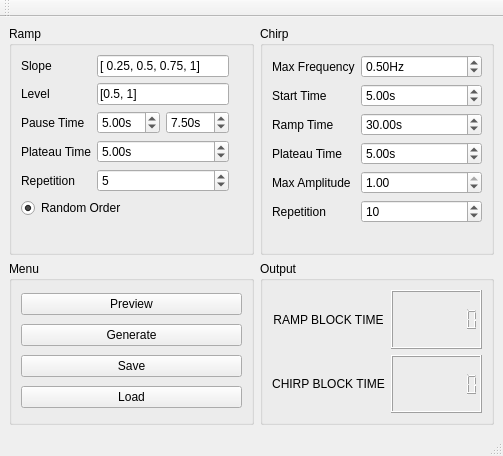
<?xml version="1.0" encoding="UTF-8"?>
<ui version="4.0" idbasedtr="false">
 <class>MainWindow</class>
 <widget class="QMainWindow" name="MainWindow">
  <property name="geometry">
   <rect>
    <x>0</x>
    <y>0</y>
    <width>480</width>
    <height>456</height>
   </rect>
  </property>
  <property name="windowTitle">
   <string>Rigidity Experiment Trajectory Generator</string>
  </property>
  <widget class="QWidget" name="centralwidget">
   <layout class="QGridLayout" name="gridLayout">
    <item row="1" column="0">
     <widget class="QGroupBox" name="groupBox_5">
      <property name="title">
       <string>Menu</string>
      </property>
      <layout class="QVBoxLayout" name="verticalLayout">
       <item>
        <widget class="QPushButton" name="preview_button">
         <property name="text">
          <string>Preview</string>
         </property>
        </widget>
       </item>
       <item>
        <widget class="QPushButton" name="generate_button">
         <property name="text">
          <string>Generate</string>
         </property>
        </widget>
       </item>
       <item>
        <widget class="QPushButton" name="save_button">
         <property name="text">
          <string>Save</string>
         </property>
        </widget>
       </item>
       <item>
        <widget class="QPushButton" name="load_button">
         <property name="text">
          <string>Load</string>
         </property>
        </widget>
       </item>
      </layout>
     </widget>
    </item>
    <item row="0" column="0">
     <widget class="QGroupBox" name="groupBox_2">
      <property name="title">
       <string>Ramp</string>
      </property>
      <layout class="QGridLayout" name="gridLayout_3">
       <item row="7" column="0">
        <widget class="QLabel" name="label_12">
         <property name="text">
          <string>Plateau Time</string>
         </property>
        </widget>
       </item>
       <item row="2" column="0">
        <widget class="QLabel" name="label_9">
         <property name="text">
          <string>Level</string>
         </property>
        </widget>
       </item>
       <item row="12" column="0" colspan="4">
        <widget class="QLabel" name="label_7">
         <property name="text">
          <string/>
         </property>
        </widget>
       </item>
       <item row="6" column="0">
        <widget class="QLabel" name="label_10">
         <property name="text">
          <string>Pause Time</string>
         </property>
        </widget>
       </item>
       <item row="0" column="0">
        <widget class="QLabel" name="label_8">
         <property name="text">
          <string>Slope</string>
         </property>
        </widget>
       </item>
       <item row="0" column="3">
        <widget class="QLabel" name="label_6">
         <property name="text">
          <string/>
         </property>
        </widget>
       </item>
       <item row="7" column="1" colspan="2">
        <widget class="QDoubleSpinBox" name="Ramp_Plateau_Time">
         <property name="suffix">
          <string>s</string>
         </property>
         <property name="minimum">
          <double>0.250000000000000</double>
         </property>
         <property name="maximum">
          <double>10.000000000000000</double>
         </property>
         <property name="singleStep">
          <double>0.050000000000000</double>
         </property>
         <property name="value">
          <double>5.000000000000000</double>
         </property>
        </widget>
       </item>
       <item row="6" column="1">
        <widget class="QDoubleSpinBox" name="Ramp_Min_Pause_Time">
         <property name="suffix">
          <string>s</string>
         </property>
         <property name="singleStep">
          <double>0.250000000000000</double>
         </property>
         <property name="value">
          <double>5.000000000000000</double>
         </property>
        </widget>
       </item>
       <item row="6" column="2">
        <widget class="QDoubleSpinBox" name="Ramp_Max_Pause_Time">
         <property name="suffix">
          <string>s</string>
         </property>
         <property name="singleStep">
          <double>0.250000000000000</double>
         </property>
         <property name="value">
          <double>7.500000000000000</double>
         </property>
        </widget>
       </item>
       <item row="10" column="1" colspan="2">
        <widget class="QSpinBox" name="Ramp_Repetition">
         <property name="minimum">
          <number>1</number>
         </property>
         <property name="value">
          <number>5</number>
         </property>
         <property name="displayIntegerBase">
          <number>10</number>
         </property>
        </widget>
       </item>
       <item row="10" column="0">
        <widget class="QLabel" name="label_20">
         <property name="text">
          <string>Repetition</string>
         </property>
        </widget>
       </item>
       <item row="11" column="0" colspan="2">
        <widget class="QRadioButton" name="Ramp_Order">
         <property name="text">
          <string>Random Order</string>
         </property>
         <property name="checked">
          <bool>true</bool>
         </property>
        </widget>
       </item>
       <item row="0" column="1" colspan="2">
        <widget class="QLineEdit" name="Ramp_Slope">
         <property name="text">
          <string>[ 0.25, 0.5, 0.75, 1]</string>
         </property>
        </widget>
       </item>
       <item row="2" column="1" colspan="2">
        <widget class="QLineEdit" name="Ramp_Level">
         <property name="text">
          <string>[0.5, 1]</string>
         </property>
        </widget>
       </item>
      </layout>
     </widget>
    </item>
    <item row="0" column="2">
     <widget class="QGroupBox" name="groupBox_3">
      <property name="title">
       <string>Chirp</string>
      </property>
      <layout class="QGridLayout" name="gridLayout_4">
       <item row="9" column="2" colspan="2">
        <widget class="QDoubleSpinBox" name="Chirp_Max_Amplitude">
         <property name="maximum">
          <double>1.000000000000000</double>
         </property>
         <property name="singleStep">
          <double>0.050000000000000</double>
         </property>
         <property name="value">
          <double>1.000000000000000</double>
         </property>
        </widget>
       </item>
       <item row="11" column="0">
        <widget class="QLabel" name="label_11">
         <property name="text">
          <string/>
         </property>
        </widget>
       </item>
       <item row="5" column="2" colspan="2">
        <widget class="QDoubleSpinBox" name="Chirp_Start_Time">
         <property name="suffix">
          <string>s</string>
         </property>
         <property name="minimum">
          <double>2.500000000000000</double>
         </property>
         <property name="maximum">
          <double>10.000000000000000</double>
         </property>
         <property name="singleStep">
          <double>0.050000000000000</double>
         </property>
         <property name="value">
          <double>5.000000000000000</double>
         </property>
        </widget>
       </item>
       <item row="7" column="0">
        <widget class="QLabel" name="label_18">
         <property name="text">
          <string>Plateau Time</string>
         </property>
        </widget>
       </item>
       <item row="1" column="0">
        <widget class="QLabel" name="label_13">
         <property name="text">
          <string>Max Frequency</string>
         </property>
        </widget>
       </item>
       <item row="5" column="0">
        <widget class="QLabel" name="label_14">
         <property name="text">
          <string>Start Time</string>
         </property>
        </widget>
       </item>
       <item row="6" column="0">
        <widget class="QLabel" name="label_15">
         <property name="text">
          <string>Ramp Time</string>
         </property>
        </widget>
       </item>
       <item row="9" column="0">
        <widget class="QLabel" name="label_17">
         <property name="text">
          <string>Max Amplitude</string>
         </property>
        </widget>
       </item>
       <item row="10" column="0">
        <widget class="QLabel" name="label_21">
         <property name="text">
          <string>Repetition</string>
         </property>
        </widget>
       </item>
       <item row="10" column="2" colspan="2">
        <widget class="QSpinBox" name="Chirp_Repetition">
         <property name="value">
          <number>10</number>
         </property>
        </widget>
       </item>
       <item row="6" column="2" colspan="2">
        <widget class="QDoubleSpinBox" name="Chirp_Ramp_Time">
         <property name="suffix">
          <string>s</string>
         </property>
         <property name="minimum">
          <double>10.000000000000000</double>
         </property>
         <property name="maximum">
          <double>360.000000000000000</double>
         </property>
         <property name="singleStep">
          <double>10.000000000000000</double>
         </property>
         <property name="value">
          <double>30.000000000000000</double>
         </property>
        </widget>
       </item>
       <item row="7" column="2" colspan="2">
        <widget class="QDoubleSpinBox" name="Chirp_Plateau_Time">
         <property name="suffix">
          <string>s</string>
         </property>
         <property name="minimum">
          <double>2.500000000000000</double>
         </property>
         <property name="maximum">
          <double>10.000000000000000</double>
         </property>
         <property name="singleStep">
          <double>0.500000000000000</double>
         </property>
         <property name="value">
          <double>5.000000000000000</double>
         </property>
        </widget>
       </item>
       <item row="1" column="2" colspan="2">
        <widget class="QDoubleSpinBox" name="Max_Frequency">
         <property name="suffix">
          <string>Hz</string>
         </property>
         <property name="minimum">
          <double>0.000000000000000</double>
         </property>
         <property name="singleStep">
          <double>0.050000000000000</double>
         </property>
         <property name="value">
          <double>0.500000000000000</double>
         </property>
        </widget>
       </item>
      </layout>
     </widget>
    </item>
    <item row="1" column="2">
     <widget class="QGroupBox" name="groupBox_4">
      <property name="title">
       <string>Output </string>
      </property>
      <layout class="QGridLayout" name="gridLayout_6">
       <item row="2" column="0">
        <widget class="QLabel" name="label_19">
         <property name="text">
          <string>CHIRP BLOCK TIME</string>
         </property>
         <property name="alignment">
          <set>Qt::AlignCenter</set>
         </property>
        </widget>
       </item>
       <item row="2" column="1">
        <widget class="QLCDNumber" name="Chirp_Display">
         <property name="digitCount">
          <number>8</number>
         </property>
        </widget>
       </item>
       <item row="1" column="1">
        <widget class="QLCDNumber" name="Ramp_Display">
         <property name="digitCount">
          <number>8</number>
         </property>
        </widget>
       </item>
       <item row="1" column="0">
        <widget class="QLabel" name="label_16">
         <property name="text">
          <string>RAMP BLOCK TIME</string>
         </property>
         <property name="alignment">
          <set>Qt::AlignCenter</set>
         </property>
        </widget>
       </item>
      </layout>
     </widget>
    </item>
   </layout>
  </widget>
  <widget class="QStatusBar" name="statusbar"/>
  <widget class="QToolBar" name="toolBar">
   <property name="windowTitle">
    <string>toolBar</string>
   </property>
   <attribute name="toolBarArea">
    <enum>TopToolBarArea</enum>
   </attribute>
   <attribute name="toolBarBreak">
    <bool>false</bool>
   </attribute>
  </widget>
 </widget>
 <resources/>
 <connections/>
</ui>
